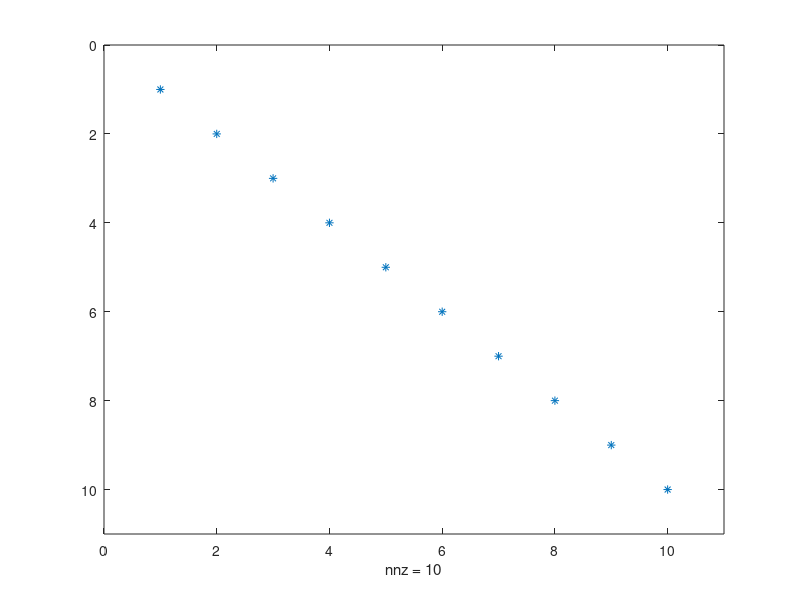

The MATLAB script that drew this image:
%using PyPlot
A = rand(10,10); 
[q,r] = qr(A);
A = q' * diag([512,256,128,64,32,16,8,4,2,1]) * q;
for k = 1:100000
    mu = A(mod(k,10)+1,mod(k,10)+1);
    [Q,R] = qr(A-mu*eye(10));
    A = R*Q + mu*eye(10);
    A
end
spy(abs(A)>1e-4)